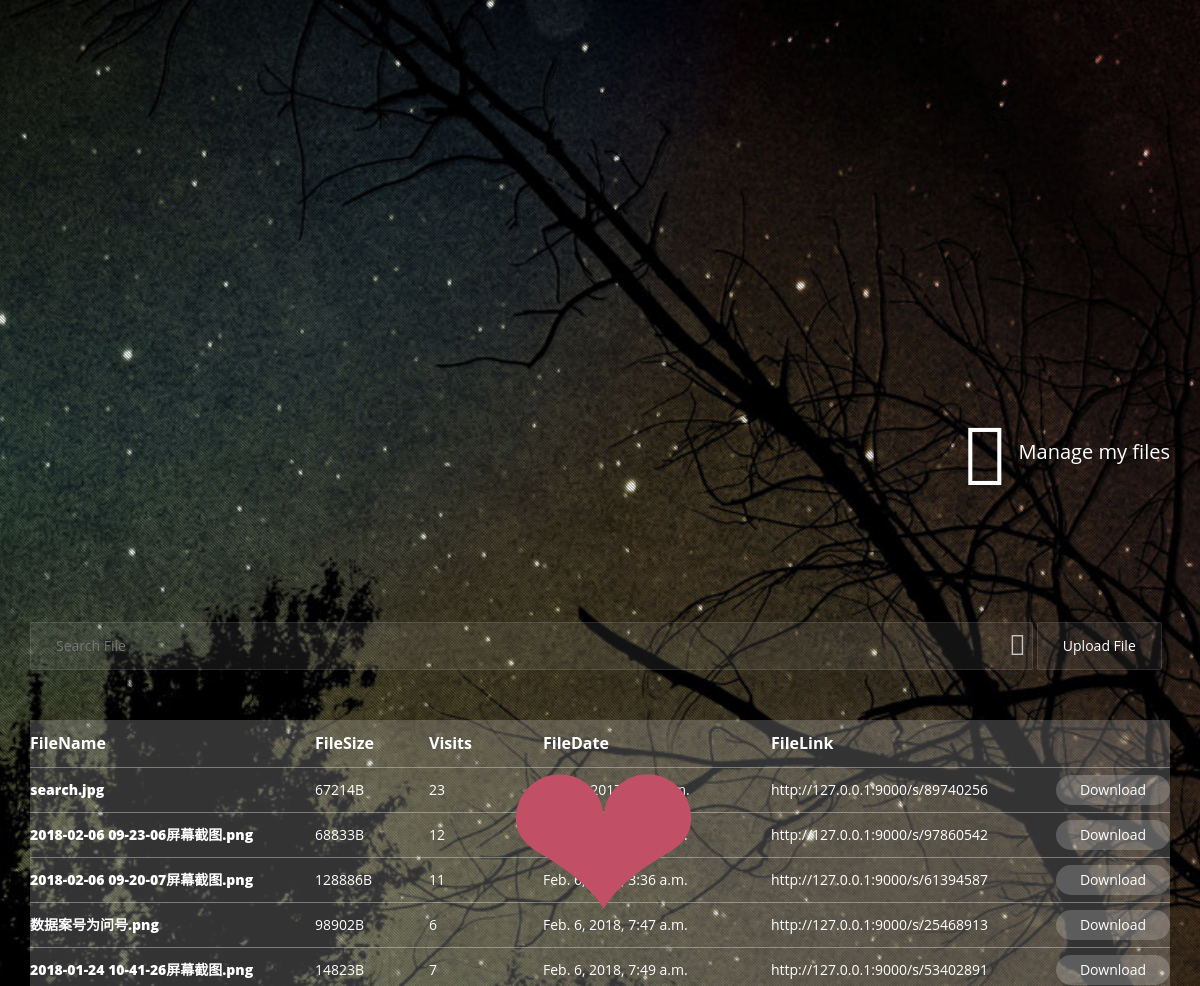
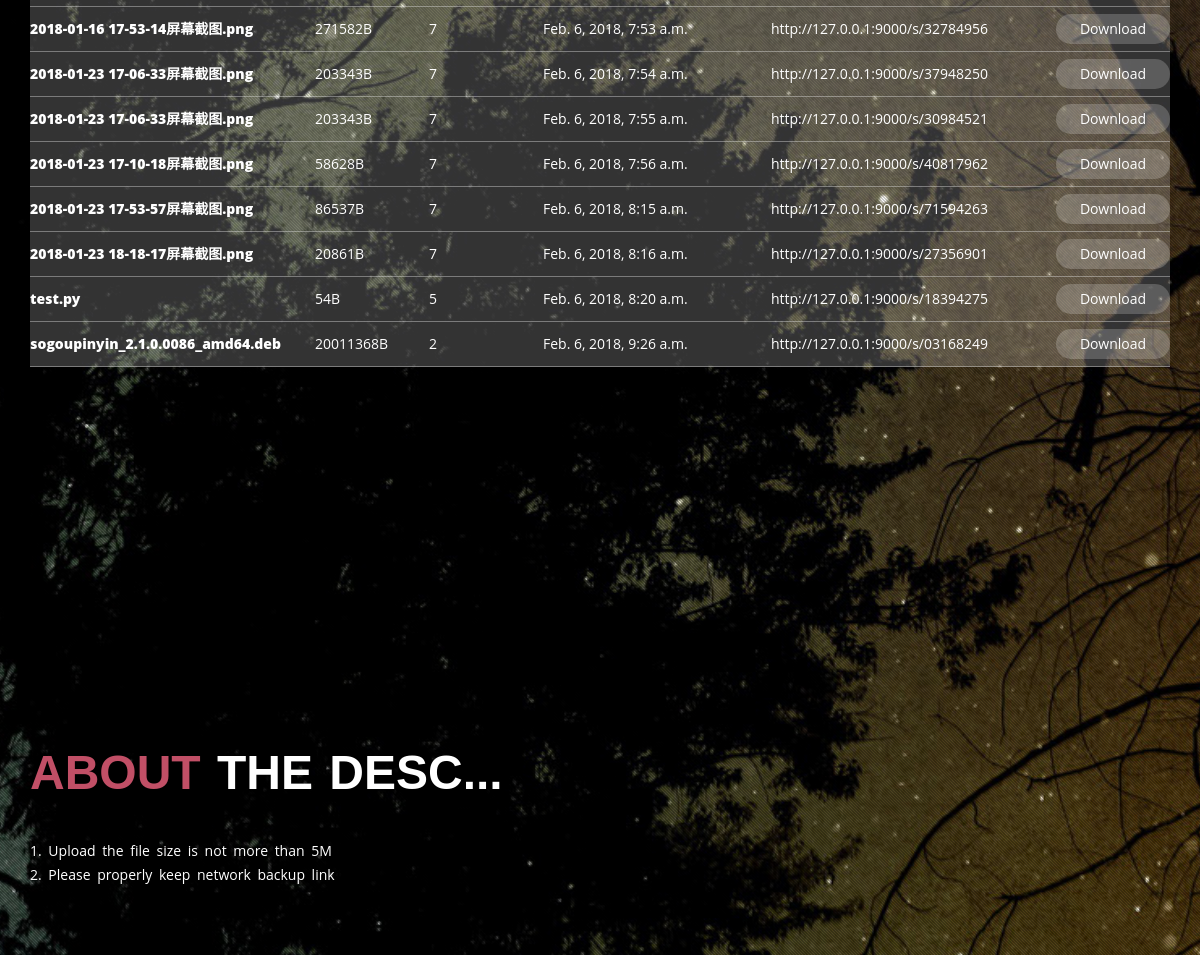
/my/, run on the app's committed database (2 pictures, top to bottom).
### Share/models.py (models this page shows, shortened)
class Upload(models.Model):
    DownloadDocount = models.IntegerField(verbose_name=u"下载次数", default=0)
    code = models.CharField(max_length=8, verbose_name=u"code")
    Datatime = models.DateTimeField(default=datetime.now)
    path = models.CharField(max_length=32, verbose_name=u"下载路径")
    name = models.CharField(max_length=32, verbose_name=u"文件名", default="")
    Filesize = models.CharField(max_length=10, verbose_name=u"文件大小")
    PCIP = models.CharField(max_length=32, verbose_name=u"IP地址", default="")
    class Meta():
        verbose_name = "download"
        verbose_name_plural = verbose_name
        db_table = "download"

### Share/views.py (the view)
# urls.py: url(r'^my/$', MyView.as_view(), name="MY")
class MyView(View):
    def get(self, request):
        IP = request.META['REMOTE_ADDR']
        print(IP)
        u = Upload.objects.filter(PCIP=str(IP))
        for i in u:
            i.DownloadDocount += 1
            i.save()
        return render(request, 'content.html', {"content": u})

### templates/content.html
{% extends "base.html" %}
{% block content %}
    {% for i in content %}
                    <div class="file-content">
                    <div class="file-name" style="width:25%;">{{ i.name }}</div>
                    <div class="file-size" style="width:10%;">{{ i.Filesize }}B</div>
					<div class="file-date" style="width:10%;">{{ i.DownloadDocount }}</div>
                    <div class="file-date" style="width:20%;">{{ i.Datatime }}</div>
                    <div class="file-link" style="width:35%; padding-right: 80px; text-overflow: ellipsis; overflow: hidden;">
                        <span>
                            http://127.0.0.1:9000/s/{{ i.code}}
                        </span>
                    </div>
                    <a href="/{{ i.path }}" style="color:#FFF;"><button>Download</button></a>
                </div>
    {% endfor %}
{% endblock %}

### templates/base.html (shortened to what this page needs)
<!doctype html>
<html>
    <head>
        <link rel="stylesheet" href="/static/css/bootstrap.min.css" />
        <link rel="stylesheet" href="/static/css/animate.min.css" />
        <link rel="stylesheet" href="/static/css/vegas.min.css" />
        <link rel="stylesheet" href="/static/css/style.css" />
        <link rel="stylesheet" href="/static/css/style2.css" />
        <link rel="stylesheet" href="https://at.alicdn.com/t/font_xtmtjsdjlmc84cxr.css">
        <link rel="stylesheet" href="https://at.alicdn.com/t/font_k8psy17rqdoyldi.css">
</head>
<body>
    <span id="h-animate" class="wow zoomInLeft" data-wow-delay="2s">&#10084;</span>
<header>
    <div class="container">
        <div class="row">
            <div class="col-sm-6">
            </div>
            <div class="col-sm-6">
                <div class="logo-desc wow bounceInRight" data-wow-delay="0.4s">
                 <a href="{% url "MY" %}"> <span class="logo-desc-text" href="/"><i class="iconfont">&#xe619;</i>Manage my files</span></a>
</div>
            </div>
        </div>
    </div>
</header>
<section id="content">
    <div class="container">
        <div class="col-sj-12">
            <div class="up-container wow bounceIn" data-wow-delay="0.9s">
                <form id="search" action="{% url "search" %}" method="get">
                    <div class="input-box">
                        <input id="files-info" name="kw" type="text" onkeydown="if(event.keyCode==13){return false;}" autocomplete="off" placeholder="Search File" />
                        <span class="iconfont search-text-icon">&#xe714;</span>
                    </div>
                </form>
                <form id="form" action="/" method="post" runat="server" enctype="multipart/form-data">
                    <input id="bt" type="button" value="Upload File" />
                </form>
            </div>
            <div class="show-file bounceIn">
                <div class="file-title">
                    <div class="file-name1" style="width:25%;">FileName</div>
                    <div class="file-size" style="width:10%;">FileSize</div>
                    <div class="file-size" style="width:10%;">Visits</div>
                    <div class="file-date" style="width:20%;">FileDate</div>
                    <div class="file-link" style="width:35%;">FileLink</div>
                </div>
                {% block content %}
                {% endblock %}
            </div>
        </div>
    </div>
</section>
<section>
    <div class="container">
        <div class="row">
            <div class="col-md-12 col-xs-12">
            </div>
        </div>
    </div>
</section>
<section>
    <div class="container">
        <div class="row">
            <div class="col-xs-12">
                <h1 class="wow fadeInUp" data-wow-delay="0.4s"><span>About</span> The Desc...</h1>
                <p class="about-text wow slideInLeft">1. Upload the file size is not more than 5M</p>
                <p class="about-text wow slideInLeft">2. Please properly keep network backup link</p>
            </div>
        </div>
    </div>
</section>
</body>
</html>

### static/css/style.css (style rules this page uses)
@media (min-width: 768px) { .container { width: 750px; } }
@media (min-width: 992px) { .container { width: 970px; } }
@media (min-width: 992px) { input[type='text'] { width: 80%; } }
@media (min-width: 992px) { div.col-xs-12 .about-text { text-align: left; } }
@media (min-width: 1200px) { .container { width: 1170px; } }
@media (min-width: 1200px) { input[type='text'] { width: 88%; } }
* { margin:0;padding:0;font-size: 100%;border: 0;vertical-align: baseline;outline: 0; }
p { margin: 0; padding: 0; }
a { text-decoration: none; }
html { height: 100% !important; }
body { position: relative; font-size: 14px; color: #FFF; background-color: #333; height: 100%; }
header { padding: 60px 0 40px 0; }
section { padding: 40px 0; position: relative; }
body { font-family: "Open Sans", Helvetica, Arial, sans-serif; }
h1, h2, h3, h4, h5, h6 { font-family: 'Oswald', Helvetica, Arial, sans-serif; font-weight: 700; text-transform: uppercase; text-shadow: 2px 4px 3px rgba(0,0,0,0.3); }
h1 { font-size: 48px; overflow: hidden; }
p { font: 14px/1.7em "Open Sans"; word-spacing: 3px; }
.iconfont { padding-right: 10px; vertical-align: middle; font-size: 80px !important; line-height: 77px; }
.logo-desc a { color: white; text-decoration: none; }
.logo-desc { padding-top: 12px; overflow: hidden; float: right; }
.logo-desc-text { font-size: 20px; text-overflow: ellipsis; overflow: hidden; }
#content { margin: 50px 0 0 0; }
input { background: rgba(255,255,255,0.07); color: #FFF;font-size: 14px; border: 1px solid rgba(255,255,255,0.1) !important; border-left: 1px solid rgba(255,255,255,0.1) !important; padding: 13px 25px; width: 80%; height: auto; text-overflow: ellipsis; -webkit-border-radius: 2px; -moz-border-radius: 2px; border-radius: 2px; }
input[type='button'] { width: auto; font-size: 14px; font-style: normal; margin-bottom: 50px; }
.show-file { background: rgba(255,255,255,.2); }
.file-title,.file-content { overflow: hidden; border-bottom: 1px solid rgba(229,229,229,0.4); }
.file-title div { font-weight: bold; font-size: 16px; }
.file-title div,.file-content div { float: left; width: 15%; padding: 12px 0px; text-overflow: ellipsis; overflow: hidden; white-space: nowrap; padding-right: 10px; }
.file-content { position: relative; }
.file-content button { width: 10%; min-width: 46px; background: rgba(255,255,255,0.2); padding: 5px 0px; border-radius: 32px; position: absolute; right: 0; top: 50%; margin-top: -15px; text-align: center; }
button { outline: 0; }
.file-name { font-weight: 900; }
form { display: inline; }
div.col-xs-12 h1 { text-overflow: ellipsis; word-spacing: 3px; margin-bottom: 40px; text-align: left !important; }
div.col-xs-12 h1 span { color: rgba(193,79,102,1); text-shadow: 0px 3px 5px #000; }
div.col-xs-12 { text-align: center; }
div.col-xs-12 .about-text:last-child { margin-bottom: 30px; }
.col-md-12.col-xs-12 { padding: 100px 0; }
div.col-md-12 { color: #C14F66; width: 100%; display: flex; align-items: center; justify-content: center; }
.input-box { display: inline; position: relative; }
.input-box .search-text-icon { color: #c5c5c5; font-size: 28px !important; position: absolute; padding: 0; right: 11px; top: 0; line-height: .6em; cursor: pointer; }
#h-animate { color: rgb(193,79,102); opacity: 0.6; font-family: 'Monofett', cursive; font-size: 20vmin; position: relative; text-align: center; -webkit-transition: .7s; -o-transition: .7s; transition: .7s; padding: 0px; left: 50%; width: 80%; display: inline-block; word-break: break-word; z-index: 1; }

### data on the page
Upload: name "search.jpg", Filesize "67214", DownloadDocount "23", Datatime "Dec. 8, 2017, 3:17 p.m.", code "89740256"
Upload: name "2018-02-06 09-23-06屏幕截图.png", Filesize "68833", DownloadDocount "12", Datatime "Feb. 6, 2018, 3:36 a.m.", code "97860542"
Upload: name "2018-02-06 09-20-07屏幕截图.png", Filesize "128886", DownloadDocount "11", Datatime "Feb. 6, 2018, 3:36 a.m.", code "61394587"
Upload: name "数据案号为问号.png", Filesize "98902", DownloadDocount "6", Datatime "Feb. 6, 2018, 7:47 a.m.", code "25468913"
Upload: name "2018-01-24 10-41-26屏幕截图.png", Filesize "14823", DownloadDocount "7", Datatime "Feb. 6, 2018, 7:49 a.m.", code "53402891"
Upload: name "2018-01-16 17-53-14屏幕截图.png", Filesize "271582", DownloadDocount "7", Datatime "Feb. 6, 2018, 7:53 a.m.", code "32784956"
Upload: name "2018-01-23 17-06-33屏幕截图.png", Filesize "203343", DownloadDocount "7", Datatime "Feb. 6, 2018, 7:54 a.m.", code "37948250"
Upload: name "2018-01-23 17-06-33屏幕截图.png", Filesize "203343", DownloadDocount "7", Datatime "Feb. 6, 2018, 7:55 a.m.", code "30984521"
Upload: name "2018-01-23 17-10-18屏幕截图.png", Filesize "58628", DownloadDocount "7", Datatime "Feb. 6, 2018, 7:56 a.m.", code "40817962"
Upload: name "2018-01-23 17-53-57屏幕截图.png", Filesize "86537", DownloadDocount "7", Datatime "Feb. 6, 2018, 8:15 a.m.", code "71594263"
Upload: name "2018-01-23 18-18-17屏幕截图.png", Filesize "20861", DownloadDocount "7", Datatime "Feb. 6, 2018, 8:16 a.m.", code "27356901"
Upload: name "test.py", Filesize "54", DownloadDocount "5", Datatime "Feb. 6, 2018, 8:20 a.m.", code "18394275"
Upload: name "sogoupinyin_2.1.0.0086_amd64.deb", Filesize "20011368", DownloadDocount "2", Datatime "Feb. 6, 2018, 9:26 a.m.", code "03168249"
